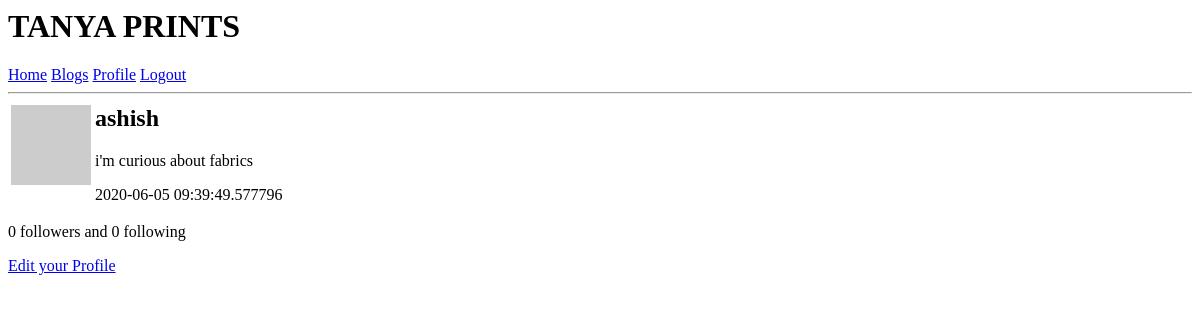
The app's page /user/ashish (signed in), older data.
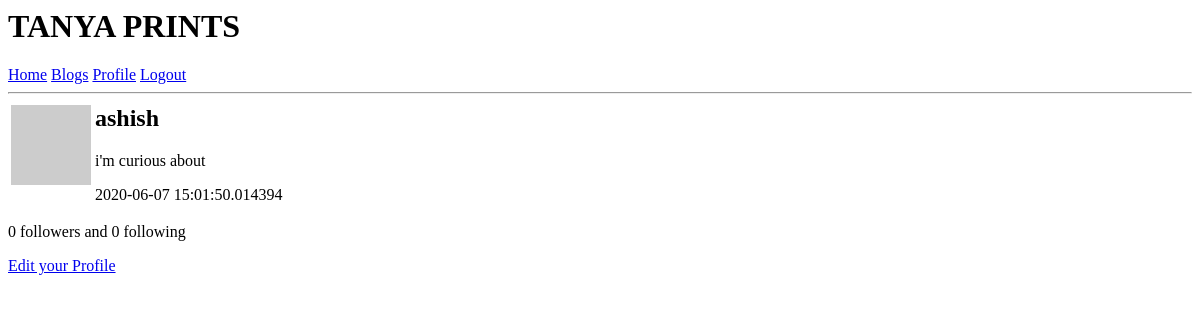
The same page, newer data.
### app/models.py (models this page shows, shortened)
class User(UserMixin, db.Model):
	id = db.Column(db.Integer, primary_key = True)
	username = db.Column(db.String(32), index = True, unique = True)
	email = db.Column(db.String(64), unique=True)
	password_hash = db.Column(db.String(128))
	about_me = db.Column(db.String(256))
	last_seen = db.Column(db.DateTime, default=datetime.utcnow)
	blogs = db.relationship('Blog', backref='author', lazy='dynamic')
	followed = db.relationship(
				'User', secondary=followers,
				 primaryjoin=(followers.c.follower_id == id),
				 secondaryjoin=(followers.c.followed_id == id),
				 backref=db.backref('followers', lazy='dynamic'),
				 lazy='dynamic')
	def avatar(self, size):
		digest = md5(self.email.lower().encode('utf-8')).hexdigest()
		return 'https://www.gravatar.com/avatar/{}?d=identicon&s={}'.format(digest, size)

### app/routes.py (the view)
@app.route('/user/<username>')
def user(username):
		user = User.query.filter_by(username=username).first_or_404()
		posts = user.blogs.all()
		form = FollowForm()
		return render_template('user.html', posts=posts, user=user, form=form)

### app/models.py (called while the page is built)
@login.user_loader
def load_user(id):
	return User.query.get(int(id))

### app/routes.py (called while the page is built)
@app.before_request
def before_request():
	if current_user.is_authenticated:
		current_user.last_seen = datetime.utcnow()
		db.session.commit()

### app/templates/user.html (shortened to what this page needs)
{% extends "base.html" %}
{%block content%}
	<table>
		<tr valign='top'>
			<td><img src = {{ user.avatar(50) }}></td>
			<td><h2>{{user.username}}</h2>
			{% if user.about_me %}<p>{{user.about_me}}</p>{% endif %}
			{% if user.last_seen %}<p>{{user.last_seen}}</p>{% endif %}
			</td>
		</tr>
	</table>
	<p>{{user.followers.count()}} followers and {{user.followed.count()}} following </p>
	{%if user==current_user%}
	<p><a href="{{url_for('edit_profile')}}">Edit your Profile</a></p>
	{%endif%}
{%endblock%}

### app/templates/base.html (shortened to what this page needs)
<html>
    <head>
    </head>
    <body>
		<h1>TANYA PRINTS</h1>
        <div>
		<a href="{{ url_for('index') }}">Home</a>
		<a href="{{ url_for('blogs')}}">Blogs</a>
		{% if current_user.is_anonymous %}
		<a href="{{ url_for('login') }}">Sign In</a>
		<a href="{{ url_for('register') }}">Register</a>
		{%else%}
		<a href="{{ url_for('user', username=current_user.username)}}">Profile</a>
		<a href="{{ url_for('logout') }}">Logout</a>
		{%endif%}
 		</div>
		<hr>
        {% block content %}{% endblock %}
    </body>
</html>

Row changes from the older to the newer data that the page shows:
changed User "ashish": about_me "i'm curious about fabrics" → "i'm curious about"; last_seen "2020-06-05 09:39:49.577796" → "2020-06-07 15:01:50.014394"
